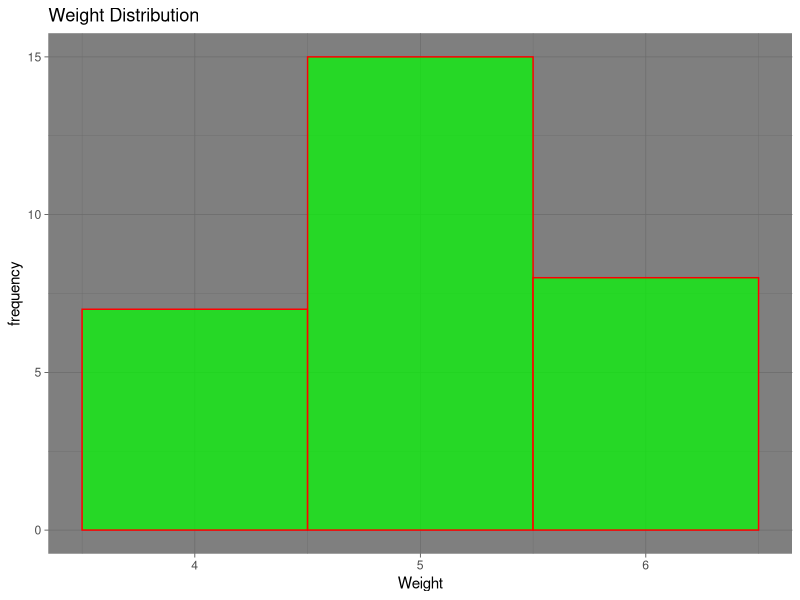
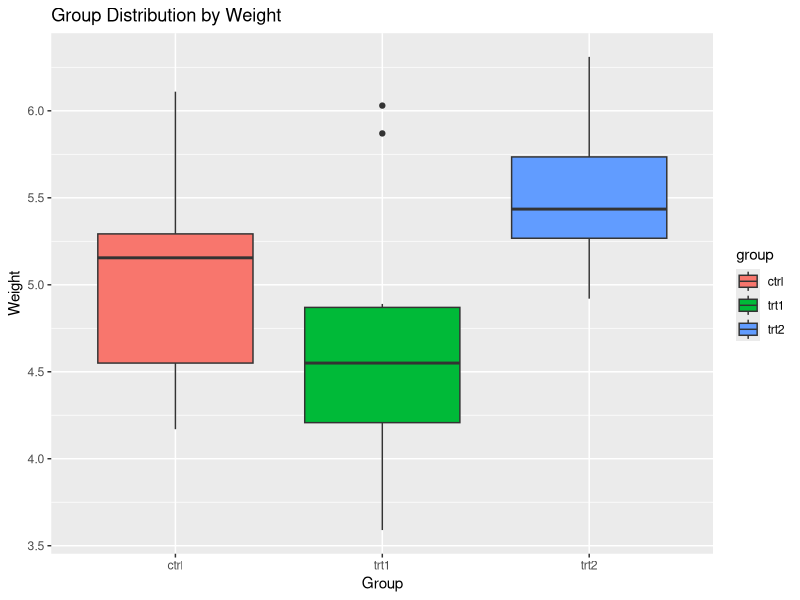

These charts were generated, in order, by the following R code:
# Problem 1:

# Task 1 Importing Data Set
data("PlantGrowth")

View(PlantGrowth)

df <- PlantGrowth
head(df,n=8)

str(df)

# Task 2: Calculate Descriptive Statistics

mean <- mean(df$weight)
print(mean)

median <- median(df$weight)
print(median)

library(modeest)

mode <- mfv(df$weight)
print(mode)

varience <- var(df$weight)
print(varience)

quatiles <- quantile(df$weight)
print(quatiles)

# Task 3: Plotting

library(ggplot2)

ggplot(df,aes(x=weight)) +
  geom_histogram(binwidth=1,fill = "green",color = "red",alpha =0.7)+
  labs(title = "Weight Distribution",x = "Weight",y = "frequency")+
  theme_dark()

ggplot(df,aes(x=group,y=weight,fill = group)) +
  geom_boxplot()+
  labs(title = "Group Distribution by Weight",x = "Group",y = "Weight")+
  theme_grey()
